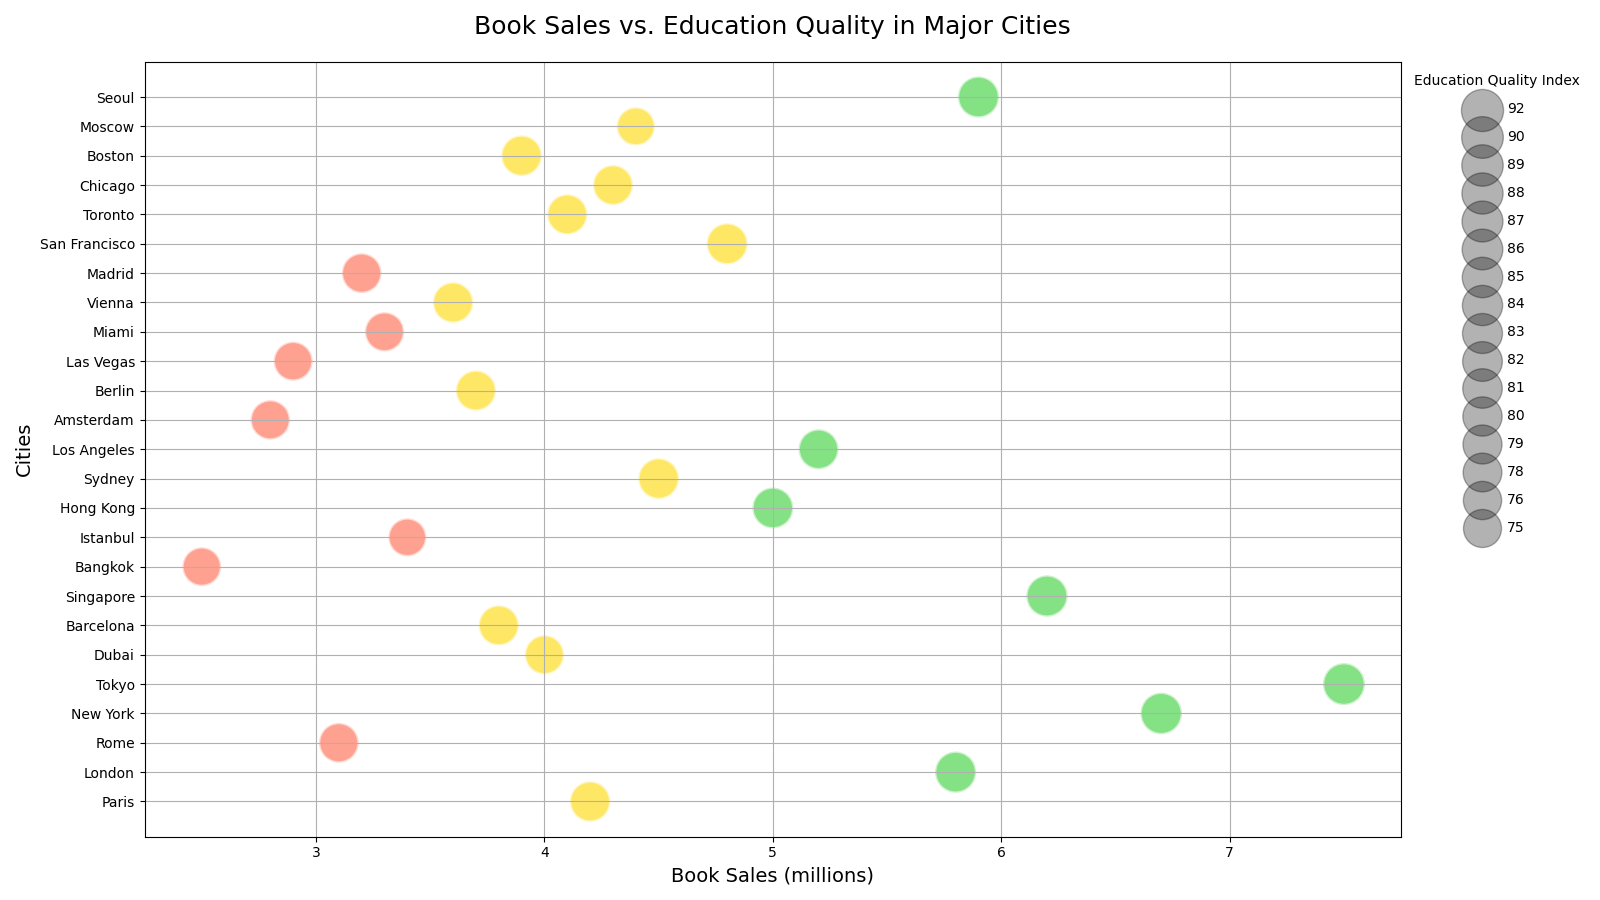

The script that drew this image:

import matplotlib.pyplot as plt

cities = [
    "Paris", "London", "Rome", "New York", "Tokyo",
    "Dubai", "Barcelona", "Singapore", "Bangkok", "Istanbul",
    "Hong Kong", "Sydney", "Los Angeles", "Amsterdam", "Berlin",
    "Las Vegas", "Miami", "Vienna", "Madrid", "San Francisco",
    "Toronto", "Chicago", "Boston", "Moscow", "Seoul"
]

book_sales = [
    4.2, 5.8, 3.1, 6.7, 7.5,
    4.0, 3.8, 6.2, 2.5, 3.4,
    5.0, 4.5, 5.2, 2.8, 3.7,
    2.9, 3.3, 3.6, 3.2, 4.8,
    4.1, 4.3, 3.9, 4.4, 5.9
]

population_millions = [
    2.14, 8.98, 2.87, 8.4, 9.27,
    3.3, 1.62, 5.7, 10.5, 15.03,
    7.4, 5.23, 3.99, 0.87, 3.65,
    0.65, 0.47, 1.9, 3.22, 0.88,
    2.93, 2.71, 0.69, 12.54, 9.76
]

education_quality_index = [
    85, 88, 82, 90, 92,
    80, 84, 89, 78, 75,
    87, 86, 83, 81, 84,
    79, 80, 85, 82, 88,
    84, 83, 86, 76, 88
]

sizes = [index * 10 for index in education_quality_index]

colors = [
    '#FF6347' if sales < 3.5 else '#FFD700' if sales < 5.0 else '#32CD32'
    for sales in book_sales
]

fig, ax = plt.subplots(figsize=(16, 9))
bubble = ax.scatter(book_sales, cities, s=sizes, c=colors, alpha=0.6, edgecolors="w", linewidth=2)

ax.set_title('Book Sales vs. Education Quality in Major Cities', fontsize=18, pad=20)
ax.set_xlabel('Book Sales (millions)', fontsize=14)
ax.set_ylabel('Cities', fontsize=14)

ax.grid(True)

for index in sorted(set(education_quality_index), reverse=True):
    ax.scatter([], [], c='k', alpha=0.3, s=index * 10, label=str(index))
ax.legend(scatterpoints=1, frameon=False, labelspacing=1, title='Education Quality Index', loc='upper left', bbox_to_anchor=(1, 1))

plt.tight_layout()
plt.show()
